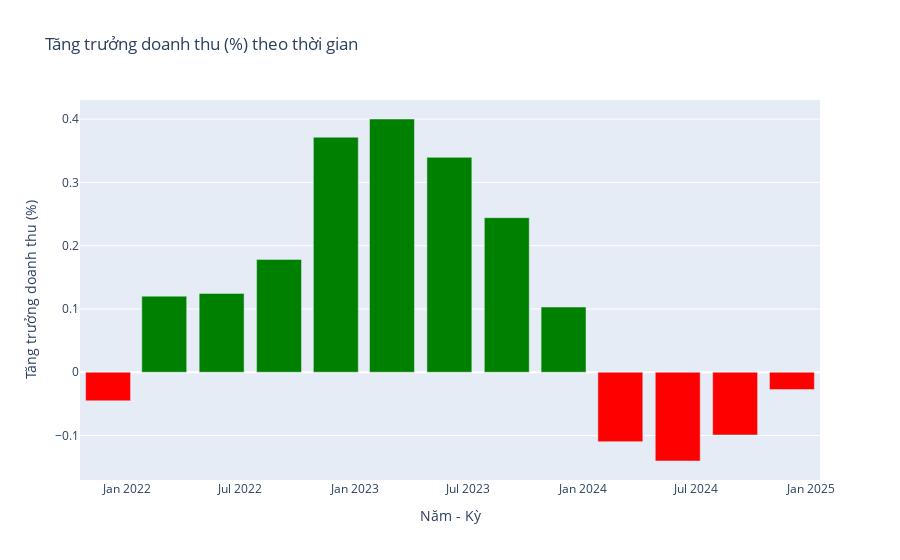

The code cell stored with this chart in its notebook:
### Markdown cell above
Theo biểu đồ, ta thấy:
- Từ đầu năm 2022 - 2025, doanh thu có xu hướng tăng và đạt đỉnh ở quý 2 năm 2023. Giai đoạn tăng mạnh nhất từ quý 2 2022 - quý 1 năm 2023.
- Sau quý 2 năm 2023, doanh thu có xu hướng giảm nhẹ. Nhưng từ đầu năm 2024, doanh thu bắt đầu phục hồi.

### Code cell
fig = go.Figure()

fig.add_trace(go.Bar(
    x=bid_kqkd["Năm"].astype(str) + "-" + bid_kqkd["Tháng"].astype(str),
    y=bid_kqkd["Tăng trưởng doanh thu (%)"],
    marker_color=["green" if val > 0 else "red" for val in bid_kqkd["Tăng trưởng doanh thu (%)"]]
))

fig.update_layout(
    title="Tăng trưởng doanh thu (%) theo thời gian",
    xaxis_title="Năm - Kỳ",
    yaxis_title="Tăng trưởng doanh thu (%)"
)

fig.show()

### Figure 1 — Plotly figure (JSON) as saved in the notebook; plotly's stock layout.template omitted (floating-point values rounded to 4 significant figures)
{"data": [{"marker": {"color": ["red", "red", "red", "red", "green", "green", "green", "green", "green", "green", "green", "green", "red"]}, "type": "bar", "x": ["2024-12", "2024-9", "2024-6", "2024-3", "2023-12", "2023-9", "2023-6", "2023-3", "2022-12", "2022-9", "2022-6", "2022-3", "2021-12"], "y": [-0.02739, -0.09915, -0.1402, -0.1097, 0.103, 0.2443, 0.3396, 0.4001, 0.3714, 0.1783, 0.1246, 0.1203, -0.04513]}], "layout": {"title": {"text": "Tăng trưởng doanh thu (%) theo thời gian"}, "xaxis": {"title": {"text": "Năm - Kỳ"}}, "yaxis": {"title": {"text": "Tăng trưởng doanh thu (%)"}}}}
